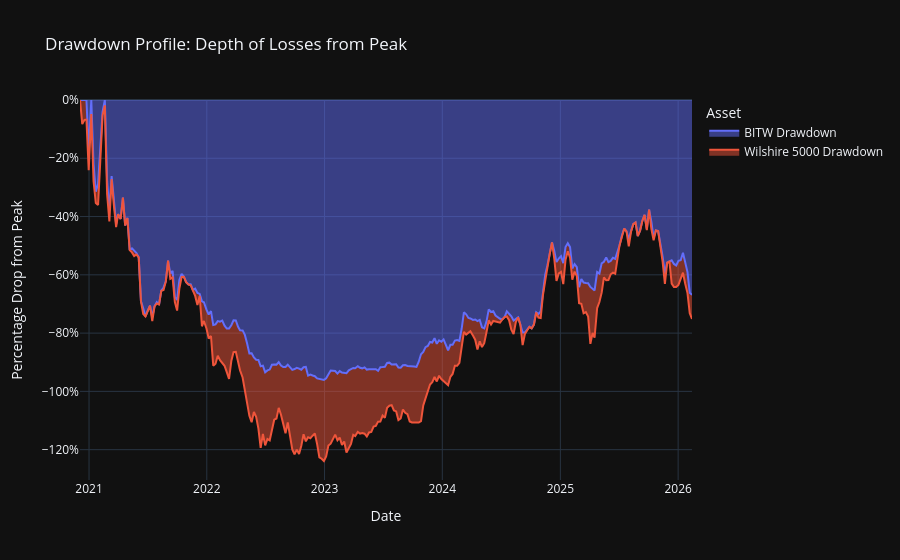

Write notebook code for a chart like this one.
### Code cell
# --- Store of Value Stress Testing ---

# 1. Downside Correlation (When the Stock Market Drops)
# Isolate weeks where the Wilshire 5000 had a negative return
downturn_market = merged_df[merged_df['Wilshire_Return'] < 0]

downside_corr = downturn_market['BITW_Return'].corr(downturn_market['Wilshire_Return'])
print(f"Correlation strictly during Wilshire 5000 Down-Weeks: {downside_corr:.3f}")

# Calculate Average Returns during market down-weeks
avg_wilshire_drop = downturn_market['Wilshire_Return'].mean()
avg_bitw_during_drop = downturn_market['BITW_Return'].mean()

print(f"Average Wilshire Return during down-weeks: {avg_wilshire_drop:.2%}")
print(f"Average BITW Return during those same weeks: {avg_bitw_during_drop:.2%}")


# 2. Drawdown Analysis
# Calculate the running maximum (peak) for both assets
merged_df['BITW_Peak'] = merged_df['BITW_Close'].cummax()
merged_df['Wilshire_Peak'] = merged_df['Wilshire_Close'].cummax()

# Calculate the percentage drop from the peak (Drawdown)
merged_df['BITW_Drawdown'] = (merged_df['BITW_Close'] - merged_df['BITW_Peak']) / merged_df['BITW_Peak']
merged_df['Wilshire_Drawdown'] = (merged_df['Wilshire_Close'] - merged_df['Wilshire_Peak']) / merged_df['Wilshire_Peak']

# Visualize the Drawdowns
fig = px.area(
    merged_df,
    x=merged_df.index,
    y=['BITW_Drawdown', 'Wilshire_Drawdown'],
    title='Drawdown Profile: Depth of Losses from Peak',
    labels={'value': 'Percentage Drop from Peak', 'index': 'Date', 'variable': 'Asset'}
)

# Update layout for readability (format y-axis as percentage)
fig.update_layout(
    template='plotly_dark',
    hovermode='x unified',
    yaxis_tickformat='.0%'
)

# Clean up legend names
newnames = {'BITW_Drawdown': 'BITW Drawdown', 'Wilshire_Drawdown': 'Wilshire 5000 Drawdown'}
fig.for_each_trace(lambda t: t.update(name = newnames[t.name],
                                      legendgroup = newnames[t.name],
                                      hovertemplate = t.hovertemplate.replace(t.name, newnames[t.name])))

fig.show()

### Figure 1 — Plotly figure (JSON) as saved in the notebook; plotly's stock layout.template omitted (floating-point values rounded to 4 significant figures; data arrays with more than 128 entries replaced by an {"elided": "..."} marker saying what was removed)
{"data": [{"fillpattern": {"shape": ""}, "hovertemplate": "Asset=BITW Drawdown<br>Date=%{x}<br>Percentage Drop from Peak=%{y}<extra></extra>", "legendgroup": "BITW Drawdown", "line": {"color": "#636efa"}, "marker": {"symbol": "circle"}, "mode": "lines", "name": "BITW Drawdown", "orientation": "v", "showlegend": true, "stackgroup": "1", "type": "scatter", "x": {"elided": "272 str values"}, "xaxis": "x", "y": {"elided": "272 float values"}, "yaxis": "y"}, {"fillpattern": {"shape": ""}, "hovertemplate": "Asset=Wilshire 5000 Drawdown<br>Date=%{x}<br>Percentage Drop from Peak=%{y}<extra></extra>", "legendgroup": "Wilshire 5000 Drawdown", "line": {"color": "#EF553B"}, "marker": {"symbol": "circle"}, "mode": "lines", "name": "Wilshire 5000 Drawdown", "orientation": "v", "showlegend": true, "stackgroup": "1", "type": "scatter", "x": {"elided": "272 str values"}, "xaxis": "x", "y": {"elided": "272 float values"}, "yaxis": "y"}], "layout": {"hovermode": "x unified", "legend": {"title": {"text": "Asset"}, "tracegroupgap": 0}, "title": {"text": "Drawdown Profile: Depth of Losses from Peak"}, "xaxis": {"anchor": "y", "domain": [0, 1], "title": {"text": "Date"}}, "yaxis": {"anchor": "x", "domain": [0, 1], "tickformat": ".0%", "title": {"text": "Percentage Drop from Peak"}}}}
